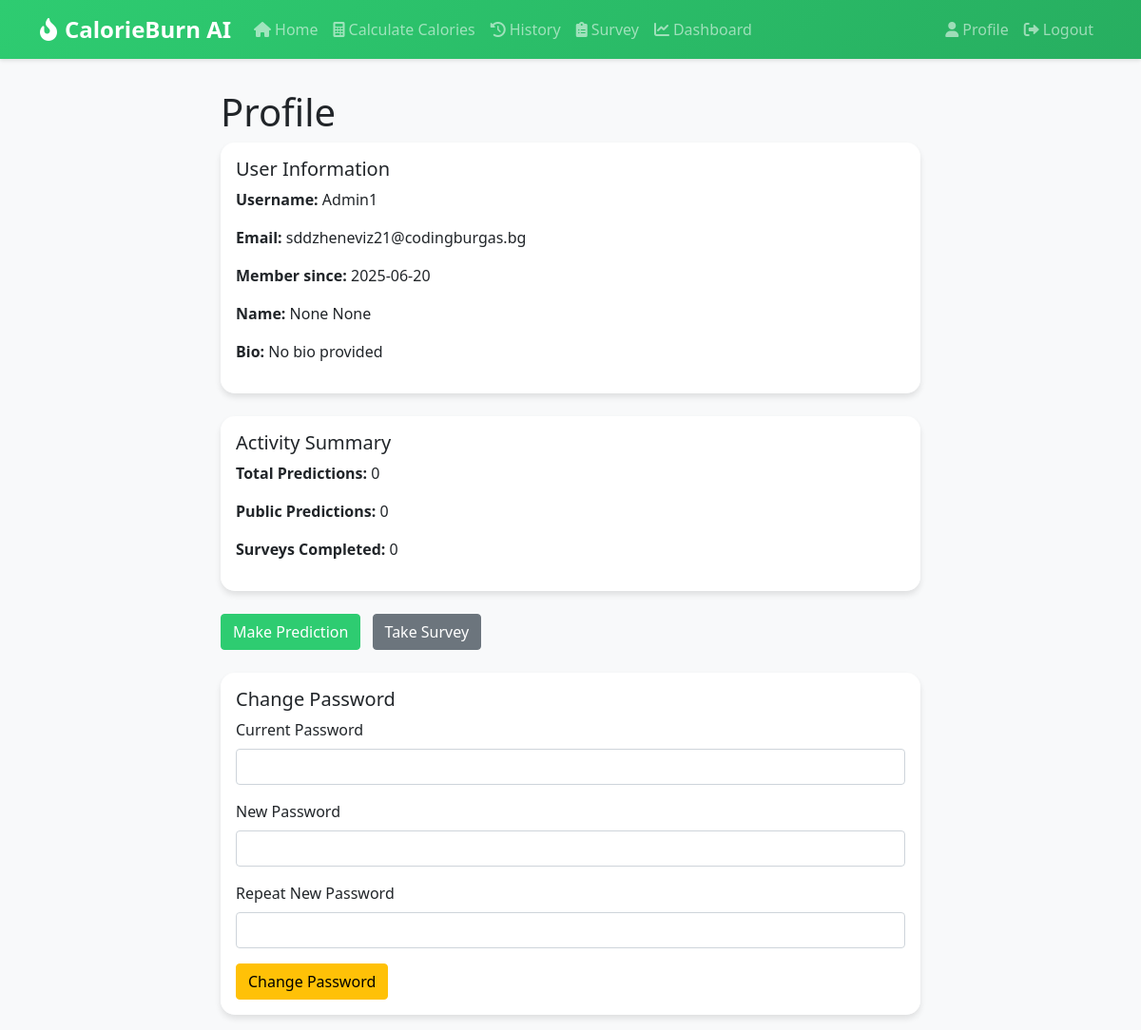
The page /profile (signed in) on the database its author committed.
### app/models/user.py (models this page shows, shortened)
class User(UserMixin, db.Model):
    id = db.Column(db.Integer, primary_key=True)
    username = db.Column(db.String(64), unique=True, nullable=False)
    email = db.Column(db.String(120), unique=True, nullable=False)
    password_hash = db.Column(db.String(128))
    is_admin = db.Column(db.Boolean, default=False)
    created_at = db.Column(db.DateTime, default=datetime.utcnow)
    profile = db.relationship('UserProfile', backref='user', uselist=False, cascade="all, delete-orphan")
    predictions = db.relationship('Prediction', backref='user', lazy='dynamic', cascade="all, delete-orphan")
    surveys = db.relationship('Survey', backref='user', lazy='dynamic', cascade="all, delete-orphan")

class UserProfile(db.Model):
    id = db.Column(db.Integer, primary_key=True)
    user_id = db.Column(db.Integer, db.ForeignKey('user.id'), nullable=False)
    first_name = db.Column(db.String(64))
    last_name = db.Column(db.String(64))
    bio = db.Column(db.Text)
    last_seen = db.Column(db.DateTime, default=datetime.utcnow)

### app/main/routes.py (the view, shortened to what this page needs)
@bp.route('/profile', methods=['GET', 'POST'])
@login_required
def profile():
    form = ChangePasswordForm()
    password_changed = False
    return render_template('main/profile.html', title='Profile', form=form, password_changed=password_changed)

### app/auth/forms.py
class ChangePasswordForm(FlaskForm):
    old_password = PasswordField('Current Password', validators=[DataRequired()])
    new_password = PasswordField('New Password', validators=[DataRequired(), Length(min=6)])
    new_password2 = PasswordField('Repeat New Password', validators=[DataRequired(), EqualTo('new_password')])
    submit = SubmitField('Change Password')

### app/models/user.py (called while the page is built)
@login_manager.user_loader
def load_user(id):
    return User.query.get(int(id))

### app/templates/main/profile.html (shortened to what this page needs)
{% extends "base.html" %}
{% block content %}
<div class="row">
    <div class="col-md-8 offset-md-2">
        <h1>Profile</h1>
        <div class="card">
            <div class="card-body">
                <h5 class="card-title">User Information</h5>
                <p><strong>Username:</strong> {{ current_user.username }}</p>
                <p><strong>Email:</strong> {{ current_user.email }}</p>
                <p><strong>Member since:</strong> {{ current_user.created_at.strftime('%Y-%m-%d') }}</p>
                {% if current_user.profile %}
                <p><strong>Name:</strong> {{ current_user.profile.first_name }} {{ current_user.profile.last_name }}</p>
                <p><strong>Bio:</strong> {{ current_user.profile.bio or 'No bio provided' }}</p>
                {% endif %}
            </div>
        </div>
        <div class="card mt-4">
            <div class="card-body">
                <h5 class="card-title">Activity Summary</h5>
                <p><strong>Total Predictions:</strong> {{ current_user.predictions.count() }}</p>
                <p><strong>Public Predictions:</strong> {{ current_user.predictions.filter_by(is_public=True).count() }}</p>
                <p><strong>Surveys Completed:</strong> {{ current_user.surveys.count() }}</p>
            </div>
        </div>
        <div class="mt-4">
            <a href="{{ url_for('main.predict') }}" class="btn btn-primary">Make Prediction</a>
            <a href="{{ url_for('main.survey') }}" class="btn btn-secondary">Take Survey</a>
        </div>
        <div class="card mt-4">
            <div class="card-body">
                <h5 class="card-title">Change Password</h5>
                <form method="POST" action="{{ url_for('main.profile') }}">
                    <div class="mb-3">
                        {{ form.old_password.label(class="form-label") }}
                        {{ form.old_password(class="form-control") }}
                    </div>
                    <div class="mb-3">
                        {{ form.new_password.label(class="form-label") }}
                        {{ form.new_password(class="form-control") }}
                    </div>
                    <div class="mb-3">
                        {{ form.new_password2.label(class="form-label") }}
                        {{ form.new_password2(class="form-control") }}
                    </div>
                    <button type="submit" class="btn btn-warning">Change Password</button>
                </form>
            </div>
        </div>
    </div>
</div>
{% endblock %}

### app/static/css/style.css (style rules this page uses)
body { background-color: #f8f9fa; }
.card { background-color: rgba(255, 255, 255, 0.95); box-shadow: 0 4px 8px rgba(0,0,0,.1); border: none; margin-bottom: 1rem; }
.btn { margin-right: 0.5rem; }

### app/templates/base.html (style rules this page uses)
:root { --primary-color: #2ecc71; --secondary-color: #27ae60; --dark-color: #2c3e50; }
body { background-color: #f8f9fa; }
.card { border: none; border-radius: 15px; box-shadow: 0 4px 6px rgba(0,0,0,0.1); transition: transform 0.3s ease; }
.btn-primary { background-color: var(--primary-color); border-color: var(--primary-color); }

### rows shown on the page
User: username "Admin1", email "sddzheneviz21@codingburgas.bg", created_at "2025-06-20"
UserProfile: profile.first_name "None", profile.last_name "None", profile "No bio provided"

### other values the page prints
{{ current_user.predictions.count() }} "0"
{{ current_user.predictions.filter_by(is_public=True).count() }} "0"
{{ current_user.surveys.count() }} "0"
